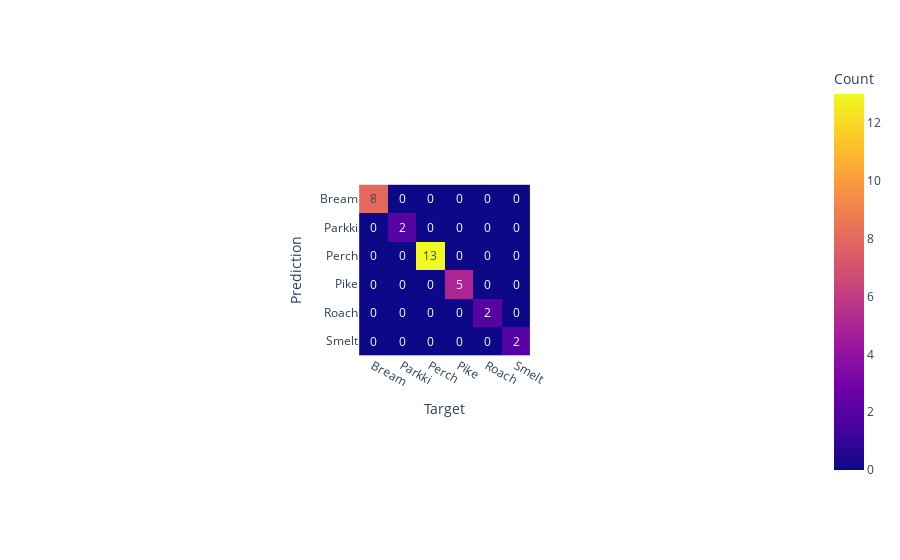

This figure's notebook cell:
### Code cell
# 4. Логистическая регрессия
import plotly.express as px
from sklearn.metrics import confusion_matrix

# производим тесты на основе обученной модели
# solver='lbfgs' окажется «глупее»
model = LogisticRegression(solver='liblinear', max_iter=100)
# попробовал другой solver, потому что стандартный solver выдавал ошибку оптимизации (что-то связанное с итерациями)
model.fit(x_train, y_train)
y_predict = model.predict(x_test)
y_logreg_predict = y_predict

# визуализируем
cm = confusion_matrix(y_test, y_predict)

plt.rcParams['figure.figsize'] = (10, 10)
fig = px.imshow(
    cm,
    text_auto=True,
    labels=dict(x="Predicted Class", y="True Class", color="Count"),
    x=class_names,
    y=class_names
)
fig.update_layout(xaxis_title='Target', yaxis_title='Prediction')
# построена матрица ошибок – обученная модель предсказала правильно все объекты

### Figure 1 — Plotly figure (JSON) as saved in the notebook; plotly's stock layout.template omitted (floating-point values rounded to 4 significant figures)
{"data": [{"coloraxis": "coloraxis", "hovertemplate": "Predicted Class: %{x}<br>True Class: %{y}<br>Count: %{z}<extra></extra>", "name": "0", "texttemplate": "%{z}", "type": "heatmap", "x": ["Bream", "Parkki", "Perch", "Pike", "Roach", "Smelt"], "xaxis": "x", "y": ["Bream", "Parkki", "Perch", "Pike", "Roach", "Smelt"], "yaxis": "y", "z": [[8, 0, 0, 0, 0, 0], [0, 2, 0, 0, 0, 0], [0, 0, 13, 0, 0, 0], [0, 0, 0, 5, 0, 0], [0, 0, 0, 0, 2, 0], [0, 0, 0, 0, 0, 2]]}], "layout": {"autosize": true, "coloraxis": {"colorbar": {"title": {"text": "Count"}}, "colorscale": [[0, "#0d0887"], [0.1111, "#46039f"], [0.2222, "#7201a8"], [0.3333, "#9c179e"], [0.4444, "#bd3786"], [0.5556, "#d8576b"], [0.6667, "#ed7953"], [0.7778, "#fb9f3a"], [0.8889, "#fdca26"], [1, "#f0f921"]]}, "margin": {"t": 60}, "xaxis": {"anchor": "y", "autorange": true, "constrain": "domain", "domain": [0.3829, 0.6171], "range": [-0.5, 5.5], "scaleanchor": "y", "title": {"text": "Target"}, "type": "category"}, "yaxis": {"anchor": "x", "autorange": true, "constrain": "domain", "domain": [0, 1], "range": [5.5, -0.5], "title": {"text": "Prediction"}, "type": "category"}}}
